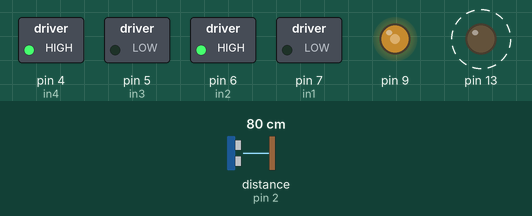
A sketch run on a simulated Arduino Uno, built with avr-gcc and run on an emulated ATmega328P. Parts: switched loads named in the sketch (green lamp = pin HIGH), output pins drawn as LEDs (lit = HIGH). Wiring (inferred from the names in the program): ultrasonic range finder: trigger pin 3; echo pin 2. Dashed ring = blinking. The test bench sets the inputs (shaded band); at power-on: distance to the obstacle (sensor on pin 2) 80 cm. The echo pulse lasts 58.3 µs per cm; pins used as bus, display or sensor lines are not drawn; what the sketch prints to the serial monitor is not drawn.

Above: at 1.2 s.
1.3 s: distance to the obstacle (sensor on pin 2) set to 250 cm
4.3 s: distance to the obstacle (sensor on pin 2) set to 2 cm
Timing chart, 0 to 13.3 s (numbered marks = the images above; inputs shaded):
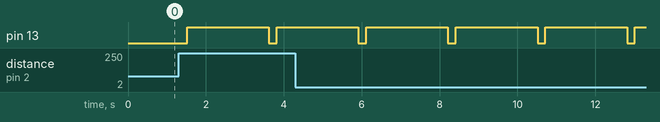

Measured:
- by itself, pin 13: alternates HIGH for 2.1 s and LOW for 0.20 s

The sketch:

wall_follower.ino
```cpp
#include <MsTimer2.h>

#include "TimerOne.h"

#define N 14
int trigPin = 3;
int echoPin = 2;
int pulseArray[N];
int i;
int distance = 0;
int obstacleCount = 0;
long duration, cm;

bool blocked = false;
bool moving = false;
//motor A
int enA = 10;
int in1 = 7;
int in2 = 6;

//motor B
int enB = 12;
int in3 = 5;
int in4 = 4;

void setup(){
//  engines setup
//  pinMode(enA, OUTPUT);
//  pinMode(enB, OUTPUT);
  pinMode(in1, OUTPUT);
  pinMode(in2, OUTPUT);
  pinMode(in3, OUTPUT);
  pinMode(in4, OUTPUT);
  setup_engines();

  //ultrassonic interrupt
  //Define inputs and outputs

  pinMode(trigPin, OUTPUT);
  pinMode(echoPin, INPUT);
  MsTimer2::set(20, sendPulse); // 20ms period
  MsTimer2::start();


  //engines interrupt
  pinMode(13, OUTPUT);
  Timer1.initialize(1300000);         // initialize timer1
  Timer1.pwm(9, 512);                // setup pwm on pin 9, 50% duty cycle
  Timer1.attachInterrupt(travaRoda);  // attaches callback() as a timer overflow interrupt


  Serial.begin (9600);

}


// engines functions
void setup_engines(){
  digitalWrite(in1, LOW);
  digitalWrite(in2, HIGH);
  digitalWrite(in3, LOW);
  digitalWrite(in4, HIGH);
}

void turn_off(){
   // desliga motores
  if (moving){
    // desliga motor A
    digitalWrite(enA, LOW);
    // desliga motor B
    digitalWrite(enB, LOW);
    moving = false;
  }
}
void turn_on(){
  if (!moving && !blocked){
    // liga motor A
    digitalWrite(enA, HIGH);
    // liga motor B
    digitalWrite(enB, HIGH);
    moving = true;
  }
}

void turn(char side, int t = 1000){
  // turn right
  if (moving){
    if (side == "r"){
        digitalWrite(enA, LOW);
        delay(t);
        digitalWrite(enA, HIGH);
      }
      // turn left
      else if (side == "l"){
        digitalWrite(enB, LOW);
        delay(t);
        digitalWrite(enB, HIGH);
      }
        // invalid argument
      else
        return;
    }
  else{
    if (side == "r"){
      digitalWrite(enA, LOW);
      digitalWrite(enB, HIGH);
      delay(t);
      digitalWrite(enB, LOW);
      }
      // turn left
      else if (side == "l"){
        digitalWrite(enB, LOW);
        digitalWrite(enA, HIGH);

        delay(t);
        digitalWrite(enA, LOW);
      }
        // invalid argument
      else
        return;
    }
}
void travaRoda(){
  // desliga BUILDIN_LED por diversao
  digitalWrite(13, LOW);
  // desliga motorB e marca como bloqueado
  blocked = true;
  digitalWrite(enB, LOW);
  Timer1.initialize(200000);
  Timer1.attachInterrupt(desbloqueiaRoda);
}
void desbloqueiaRoda(){
  // reativa LED por diversao
  digitalWrite(13, HIGH);
  // desbloqueia roda e reativa motorB se veiculo estiver em movimento
  blocked = false;
  if (moving){
    digitalWrite(enB, HIGH);
  }
  Timer1.initialize(2100000);         // initialize timer1
  Timer1.attachInterrupt(travaRoda);   // attaches callback2() as a timer overflow interrupt
}

// ultrassonic functions
void sendPulse(){
  digitalWrite(trigPin, LOW);
  delayMicroseconds(5);
  digitalWrite(trigPin, HIGH);
  delayMicroseconds(10);
  digitalWrite(trigPin, LOW);
  duration = pulseIn(echoPin, HIGH);
  int distance = (duration/2) / 29.1;
    pulseArray[i] = distance;
    i++;
    i %= N;
}

int estimateDistance(){
  int aux;
  for (int j = 0; j < N; j++){
    for (int k = j + 1; k < N; k++)
      if (pulseArray[j] > pulseArray[k]){
        aux=pulseArray[j];
        pulseArray[j]=pulseArray[k];
        pulseArray[k]=aux;
      }
  }
  return pulseArray[N/2];
}


void loop(){
  if (i == N - 1){
    distance = estimateDistance();
    Serial.print("Distance : ");
    Serial.println(distance);

  }
   if (distance < 30 && obstacleCount  < 300){
        turn_off();
  //      Serial.println("Turn off!");
        obstacleCount++;

    }
   else if (distance >= 30){
        turn_on();
        obstacleCount = 0;
  //      Serial.println("Turn on!");
   }
   if (obstacleCount == 300){
      digitalWrite(enA, LOW);
      digitalWrite(enB, HIGH);

   }

}
```
